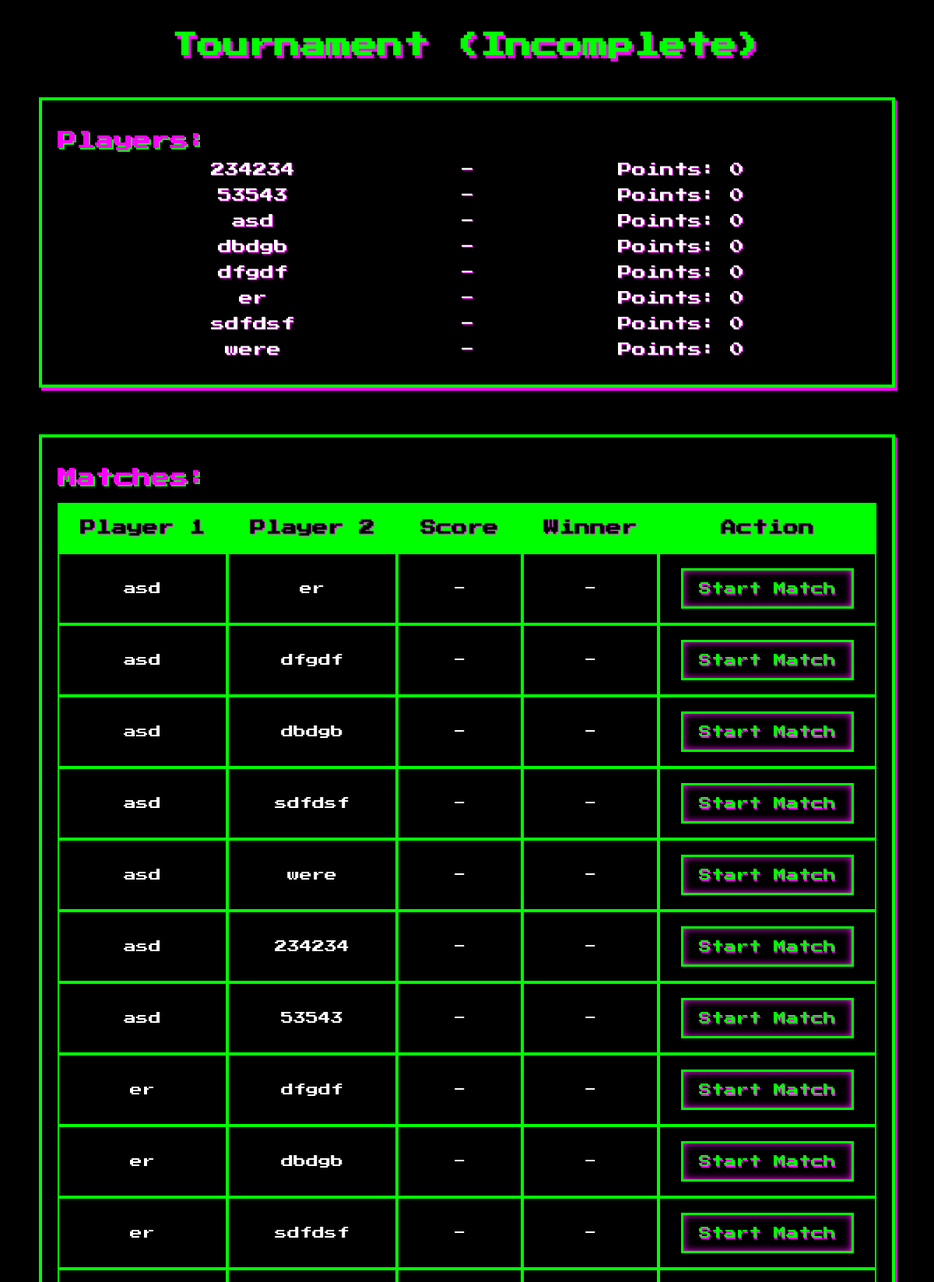
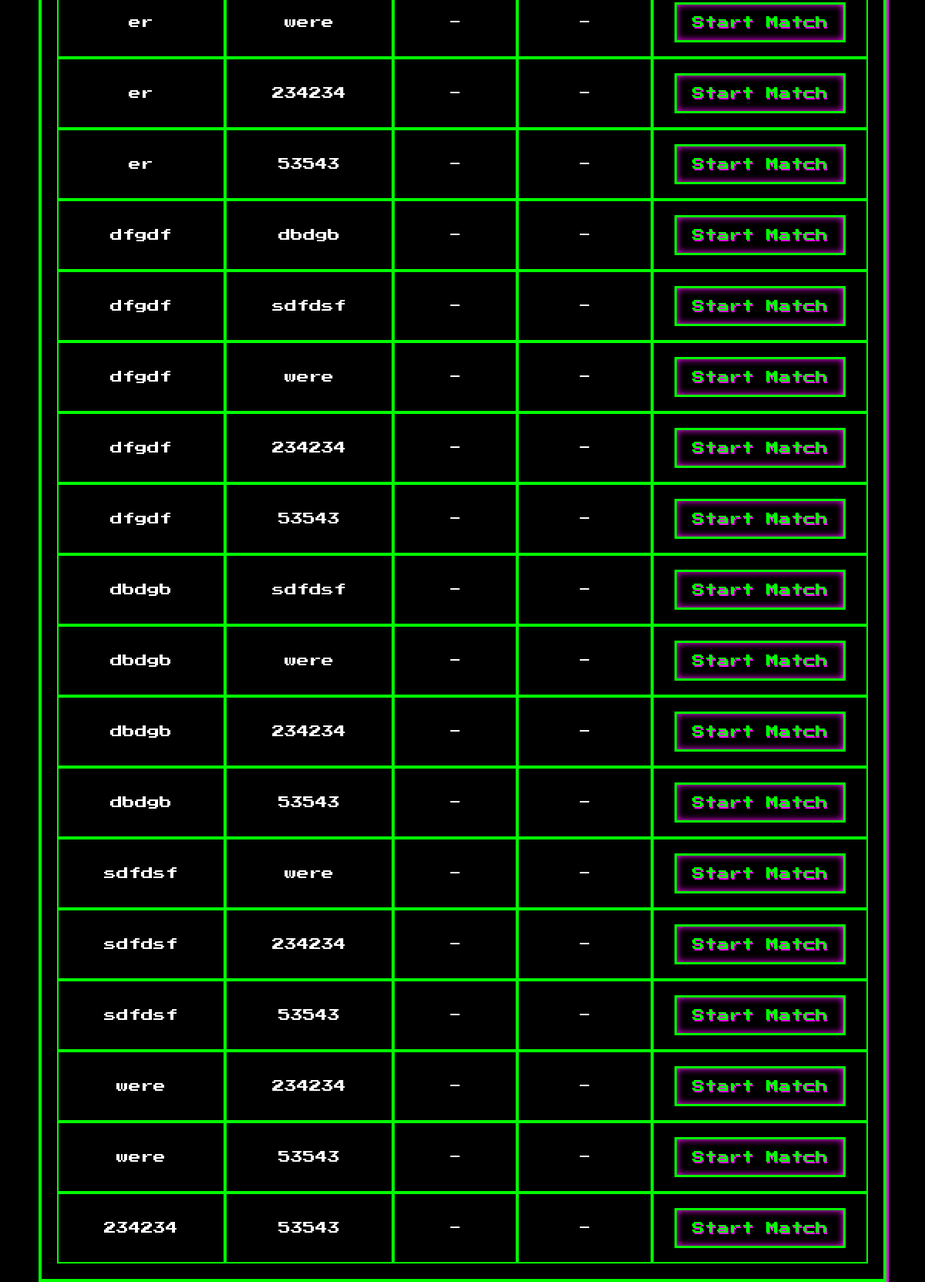
The app's page /tournaments/18/ with its own data (2 pictures, top to bottom).
### tournaments/models.py (models this page shows, shortened)
class Player(models.Model):
    tournament = models.ForeignKey('Tournament', on_delete=models.CASCADE, related_name='players')
    nickname = models.CharField(max_length=50)
    class Meta:
        unique_together = ('tournament', 'nickname')
    def get_score(self):
        return Match.objects.filter(winner=self).count()

class Match(models.Model):
    tournament = models.ForeignKey('Tournament', on_delete=models.CASCADE, related_name='matches')
    player1 = models.ForeignKey('Player', on_delete=models.CASCADE, related_name='player1_matches')
    player2 = models.ForeignKey('Player', on_delete=models.CASCADE, related_name='player2_matches')
    score_player1 = models.PositiveIntegerField(null=True, blank=True)
    score_player2 = models.PositiveIntegerField(null=True, blank=True)
    winner = models.ForeignKey('Player', null=True, blank=True, on_delete=models.SET_NULL, related_name='won_matches')
    is_complete = models.BooleanField(default=False)

### tournaments/views.py (the view)
# urls.py: path('<int:tournament_id>/', views.view_tournament, name='view_tournament'), # Отображение турнира
def view_tournament(request, tournament_id):
    tournament = get_object_or_404(Tournament, id=tournament_id)
    players = tournament.players.all()
    matches = tournament.matches.all()
    player_scores = {player: player.get_score() for player in players}
    status = tournament.get_status()
    if status == "(completed)":
        if not Match.objects.filter(tournament=tournament, is_complete=False).exists():
            create_additional_matches(tournament)
    winner = tournament.get_winner()
    context = {
        'tournament': tournament,
        'players': players,
        'player_scores': player_scores,
        'matches': matches,
        'status': status,
        'winner': winner,
    }
    return render(request, 'tournaments/view_tournament.html', context)

### tournaments/models.py (called while the page is built, shortened)
    def get_status(self):
        matches = self.matches.all()
        if matches.filter(is_complete=False).exists():
            return "Incomplete"
        return "Complete"

    def get_winner(self):
        if self.matches.filter(is_complete=False).exists():
            return None

### tournaments/templates/tournaments/view_tournament.html (shortened to what this page needs)
{% load static %}
<!DOCTYPE html>
<html lang="en">
<head>
    <link rel="stylesheet" href="{% static 'tournaments/css/view.css' %}">
</head>
<body>
    <h1>Tournament ({{ status }})</h1>
    <div class="section">
        <h2>Players:</h2>
        <ul class="players-list">
            {% for player, score in player_scores.items %}
            <li class="player-item">
                <span>{{ player.nickname }}</span>
                <span>-</span>
                <span>Points: {{ score }}</span>
            </li>
            {% endfor %}
        </ul>
    </div>
    <div class="section">
        <h2>Matches:</h2>
        <div class="table-container">
            <table>
                <thead>
                    <tr>
                        <th>Player 1</th>
                        <th>Player 2</th>
                        <th>Score</th>
                        <th>Winner</th>
                        <th>Action</th>
                    </tr>
                </thead>
                <tbody>
                    {% for match in matches %}
                    <tr>
                        <td>{{ match.player1.nickname }}</td>
                        <td>{{ match.player2.nickname }}</td>
                        <td>
                            {% if match.is_complete %}
                                {{ match.score_player1 }} - {{ match.score_player2 }}
                            {% else %}
                                -
                            {% endif %}
                        </td>
                        <td>
                            {% if match.winner %}
                                {{ match.winner.nickname }}
                            {% else %}
                                -
                            {% endif %}
                        </td>
                        <td>
                            {% if not match.is_complete %}
                            <form method="post" action="{% url 'tournaments:start_match' match.id %}">
                                <button type="submit">Start Match</button>
                            </form>
                            {% endif %}
                        </td>
                    </tr>
                    {% endfor %}
                </tbody>
            </table>
        </div>
    </div>
</body>
</html>

### tournaments/static/tournaments/css/view.css (style rules this page uses)
:root { --primary-color: #00ff00; --secondary-color: #ff00ff; --background-color: #000000; --text-color: #ffffff; --danger-color: #ff4444; --success-color: #00ff00; --border-radius: 8px; --transition-speed: 0.3s; --h1-size: 33px; --h2-size: 24px; --text-size: 18px; --table-head-size: 20px; --table-text-size: 16px; --button-text-size: 16px; --section-padding: 20px; --table-cell-padding: 20px; }
*,*::before,*::after { -moz-box-sizing: border-box; -webkit-box-sizing: border-box; box-sizing: border-box; }
html,body { height: 100%; width: 100%; font-size: 100%; line-height: 1; margin: 0; padding: 0; -ms-text-size-adjust: 100%; -moz-text-size-adjust: 100%; -webkit-text-size-adjust: 100%; }
body { background-color: var(--background-color); color: var(--text-color); font-family: 'Press Start 2P'; padding: min(20px, 3vw); display: flex; flex-direction: column; gap: clamp(15px, 3vw, 30px); min-height: 100vh; max-width: 1400px; margin: 0 auto; width: 95%; }
h1 { font-size: clamp(24px, 5vw, var(--h1-size)); color: var(--primary-color); text-shadow: clamp(2px, 0.5vw, 3px) clamp(2px, 0.6vw, 4px) 0 var(--secondary-color); text-align: center; margin-bottom: clamp(10px, 2vw, 20px); }
h2 { font-size: clamp(18px, 4vw, var(--h2-size)); color: var(--secondary-color); text-shadow: clamp(1px, 0.3vw, 2px) clamp(1px, 0.3vw, 2px) 0 var(--primary-color); margin-bottom: clamp(10px, 2vw, 15px); }
.section { border: clamp(2px, 0.5vw, 4px) solid var(--primary-color); box-shadow: clamp(2px, 0.5vw, 3px) clamp(2px, 0.6vw, 4px) 0 var(--secondary-color); padding: clamp(10px, 2vw, var(--section-padding)); margin-bottom: clamp(15px, 3vw, 30px); }
.players-list { list-style: none; padding: 0; display: flex; flex-direction: column; gap: clamp(8px, 1.5vw, 15px); }
.player-item { font-size: clamp(14px, 2.5vw, var(--text-size)); color: var(--text-color); text-shadow: 1px 1px 0 var(--secondary-color); display: grid; grid-template-columns: minmax(auto, 1fr) auto minmax(auto, 1fr); gap: clamp(8px, 1.5vw, 15px); align-items: center; justify-items: center; }
.table-container { overflow-x: auto; margin-top: 20px; }
table { width: 100%; border-collapse: separate; border-spacing: 0; color: var(--text-color); text-align: center; font-size: clamp(12px, 2vw, var(--table-text-size)); }
th, td { padding: clamp(8px, 1.5vw, var(--table-cell-padding)); text-align: center; border: 2px solid var(--primary-color); min-width: clamp(100px, 15vw, 150px); }
th { background-color: var(--primary-color); color: var(--background-color); font-size: clamp(14px, 2.5vw, var(--table-head-size)); text-shadow: 1px 1px 0 var(--secondary-color); padding: 20px; white-space: nowrap; }
td { font-size: 16px; }
button { padding: clamp(8px, 1.5vw, 15px) clamp(12px, 2vw, 20px); font-size: clamp(12px, 2vw, var(--button-text-size)); font-family: 'Press Start 2P'; border: 3px solid var(--primary-color); color: var(--primary-color); text-shadow: 1px 2px 0 var(--secondary-color); background-color: var(--background-color); box-shadow: inset 0 0 10px 0 var(--secondary-color); cursor: pointer; transition: all var(--transition-speed); }
form { margin: 0; }

### records on screen
Player: nickname "234234", score "0"
Player: nickname "53543", score "0"
Player: nickname "asd", score "0"
Player: nickname "dbdgb", score "0"
Player: nickname "dfgdf", score "0"
Player: nickname "er", score "0"
Player: nickname "sdfdsf", score "0"
Player: nickname "were", score "0"
Match: player1.nickname "asd", player2.nickname "er", is_complete "Start Match"
Match: player1.nickname "asd", player2.nickname "dfgdf", is_complete "Start Match"
Match: player1.nickname "asd", player2.nickname "dbdgb", is_complete "Start Match"
Match: player1.nickname "asd", player2.nickname "sdfdsf", is_complete "Start Match"
Match: player1.nickname "asd", player2.nickname "were", is_complete "Start Match"
Match: player1.nickname "asd", player2.nickname "234234", is_complete "Start Match"
Match: player1.nickname "asd", player2.nickname "53543", is_complete "Start Match"
Match: player1.nickname "er", player2.nickname "dfgdf", is_complete "Start Match"
Match: player1.nickname "er", player2.nickname "dbdgb", is_complete "Start Match"
Match: player1.nickname "er", player2.nickname "sdfdsf", is_complete "Start Match"
Match: player1.nickname "er", player2.nickname "were", is_complete "Start Match"
Match: player1.nickname "er", player2.nickname "234234", is_complete "Start Match"
Match: player1.nickname "er", player2.nickname "53543", is_complete "Start Match"
Match: player1.nickname "dfgdf", player2.nickname "dbdgb", is_complete "Start Match"
Match: player1.nickname "dfgdf", player2.nickname "sdfdsf", is_complete "Start Match"
Match: player1.nickname "dfgdf", player2.nickname "were", is_complete "Start Match"
Match: player1.nickname "dfgdf", player2.nickname "234234", is_complete "Start Match"
Match: player1.nickname "dfgdf", player2.nickname "53543", is_complete "Start Match"
Match: player1.nickname "dbdgb", player2.nickname "sdfdsf", is_complete "Start Match"
Match: player1.nickname "dbdgb", player2.nickname "were", is_complete "Start Match"
Match: player1.nickname "dbdgb", player2.nickname "234234", is_complete "Start Match"
Match: player1.nickname "dbdgb", player2.nickname "53543", is_complete "Start Match"
Match: player1.nickname "sdfdsf", player2.nickname "were", is_complete "Start Match"
Match: player1.nickname "sdfdsf", player2.nickname "234234", is_complete "Start Match"
Match: player1.nickname "sdfdsf", player2.nickname "53543", is_complete "Start Match"
Match: player1.nickname "were", player2.nickname "234234", is_complete "Start Match"
Match: player1.nickname "were", player2.nickname "53543", is_complete "Start Match"
Match: player1.nickname "234234", player2.nickname "53543", is_complete "Start Match"

### other values on screen
{{ status }} "Incomplete"
